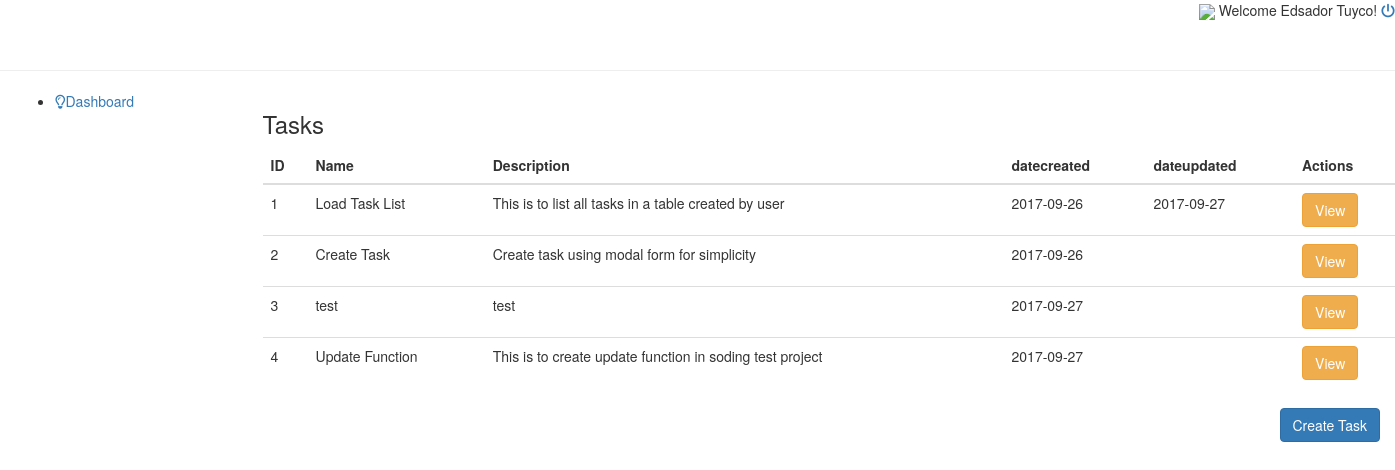
The page /admin/dashboard (signed in) on the database its author committed.
### tables this page shows
CREATE TABLE `task` (
  `id` int(11) NOT NULL AUTO_INCREMENT,
  `name` char(40) DEFAULT NULL,
  `description` varchar(100) DEFAULT NULL,
  `datecreated` date DEFAULT NULL,
  `dateupdated` date DEFAULT NULL,
  PRIMARY KEY (`id`)
);

### helpers/loader.php (called while the page is built, shortened)
<?php
class Load{
	public static function view($file,$var=null){
		include_once('_views/'.$file.'.php');
	}
	public static function controller($file,$var=null){
		$controller = new $current_page();
		$controller->FIRST();
	}
}

### index.php (called while the page is built, shortened)
<?php
include('helpers/loader.php');
include('helpers/db.php');
$current_func = isset($_GET['func']) ? $_GET['func'] : "FIRST";
$controller = new $current_page();
$controller->$current_func();
$controller->end();

### _controllers/dashboard.php (called while the page is built, shortened)
<?php
include_once('admin.php');
class Dashboard extends Admin {
	function FIRST(){
		$dashboard_model = new Dashboard_model();
		$result['record'] = $dashboard_model->get_tasklist();
		Load::view('dashboard',$result);
	}
}

### helpers/db.php (called while the page is built, shortened)
<?php
class DB{
    private $con;
    private $opt;
    public function __construct($param = array()){
        $this->opt = array(
            PDO::ATTR_ERRMODE            => PDO::ERRMODE_EXCEPTION,
            PDO::ATTR_DEFAULT_FETCH_MODE => PDO::FETCH_ASSOC,
            PDO::ATTR_PERSISTENT         => false
        );
    }
    private function connect_sub($dbaccess = 1){
        switch($dbaccess){
            default : $DBUSER = DBUSER; $DBPASS = DBPASS;
        }
        try{
            $this->con = new PDO('mysql:host='.DBHOST.
                                     ';dbname='.DBNAME,
                                     $DBUSER,
                                     $DBPASS,
                                     $this->opt);
        }
        catch(PDOException $e){
            if($dbaccess<5){
                $dbaccess++;
                $this->connect_sub($dbaccess);
            }
            else
                return false;
        }
    }
    public function query($query,$param=array(),$con=true){
        $stmt = $this->con->prepare($query);
        $stmt->execute();
        return $stmt;
    }
}

### _models/dashboard_model.php (called while the page is built, shortened)
<?php
class Dashboard_model{
	function get_tasklist(){
		$db = new DB();
		$stmt = $db->query("SELECT * FROM task", array());
		$result = $stmt->fetchAll(PDO::FETCH_ASSOC);
		return (empty($result)) ? false : $result;
	}
}

### _views/dashboard.php (the view, shortened to what this page needs)
<div class="col-sm-9 col-md-10 main">
<div class="container main" id="dashboard">
	<h3>Tasks</h3>
	<table class="table">
		<thead>
			<tr>
				<th>ID</th>
				<th>Name</th>
				<th>Description</th>
				<th>datecreated</th>
				<th>dateupdated</th>
				<th>Actions</th>
			</tr>
		</thead>
		<tbody>
			<?php if(count($record)>0) : ?>
				<?php
				if($record) :
					foreach($record as $k=>$v) : ?>
					<tr>
						<td><?php echo $v['id'] ?></td>
						<td><?php echo $v['name'] ?></td>
						<td><?php echo $v['description'] ?></td>
						<td><?php echo $v['datecreated'] ?></td>
						<td><?php echo $v['dateupdated'] ?></td>
						<td>
							<button data-target="#AddBookDialog" data-toggle="modal" data-taskid="<?php echo $v['id'] ?>" name="<?php echo $v['id'] ?>" data-id="<?php echo $v['name'] ?>" data-name="<?php echo $v['description'] ?>"  type="button" class="open-AddBookDialog btn btn-warning" href="#addBookDialog">View</button>
						</td>
					</tr>
					<?php endforeach;
				else: ?>
					<tr>
						<td colspan="6">No record yet</td>
					</tr>
				<?php
				endif;
				?>
			<?php else: ?>
				<tr>
					<td colspan="6">No record yet</td>
				</tr>
			<?php endif; ?>
		</tbody>
	</table>
</div>
<button type="button" class="btn btn-primary pull-right" data-id="" data-name=""  data-toggle="modal" data-target="#myModal">Create Task</button>
</div>
</div>
</div>

### _controllers/admin.php (shortened to what this page needs)
<?php
class Admin{
	function __construct(){
		$data = array(
				'name'=>$_SESSION['name'],
				'photo'=>$_SESSION['photo'],
				'acc_type'=>$_SESSION['user_type'],
				'user_ID'=>$_SESSION['user_ID']
			);
		if(!isset($_GET['ajax'])){
			Load::view('partials/admin-header',$data);
			Load::view('partials/admin-sidebar');
		}
	}
	function end(){
		Load::view('partials/admin-footer');
	}
	function dashboard(){
		Load::controller('dashboard');
	}
}

### _views/partials/admin-header.php (shortened to what this page needs)
<!DOCTYPE html>
<html lang="en">
  <head>
	<link href="<?php echo SITE_URL ?>/assets/css/bootstrap.min.css" rel="stylesheet">
  <link href="<?php echo SITE_URL ?>/assets/css/font-awesome.min.css" rel="stylesheet">
  <link href="<?php echo SITE_URL ?>/assets/css/site.css" rel="stylesheet">
  </head>
  <body class="<?php echo $acc_type ?>">
<header class="navbar navbar-static-top bs-docs-nav" id="top" role="banner">
  <div id="header" class="block clearfix">
    <div class="pull-right vcenter">
      <a href="#" id="avatar">
        <img src='<?php echo SITE_URL ?>/uploads/avatar.png' />
      </a>
      <span id="username">Welcome <?php echo $name ?>!</span>
      <a href="<?php echo SITE_URL ?>/admin/logout" id="btn-logout" class="center"><i class="fa fa-power-off"></i></a>
    </div>
  </div>
</header>
<hr />

### _views/partials/admin-sidebar.php (shortened to what this page needs)
<div class="container-fluid">
<div class="row">
<div class="col-sm-3 col-md-2 sidebar">
<div id="sidebar" class="<?php echo "acctype-{$_SESSION['user_type']}"; ?>">
	<ul>
		<li><a href="/admin/dashboard"><i class="fa fa-lightbulb-o"></i><span>Dashboard</span></a></li>
	</ul>
</div>
</div>

### _views/partials/admin-footer.php (shortened to what this page needs)
  </body>
</html>

### rows shown on the page
task: id "1", name "Load Task List", description "This is to list all tasks in a table created by user", datecreated "2017-09-26", dateupdated "2017-09-27"
task: id "2", name "Create Task", description "Create task using modal form for simplicity", datecreated "2017-09-26"
task: id "3", name "test", description "test", datecreated "2017-09-27"
task: id "4", name "Update Function", description "This is to create update function in soding test project", datecreated "2017-09-27"

### other values the page prints
$name "Edsador Tuyco"
